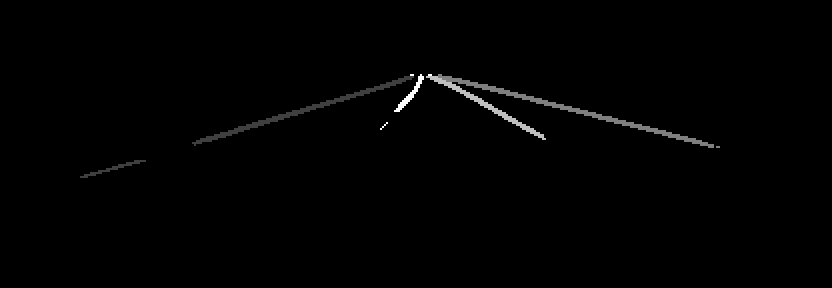
#> input picture selected_frames/every_60th_mask/frame_000000_seg.png, 1664 x 576 px (shown at 1/2 size); its folder holds only this picture in this run
$ python masks_to_line_equation.py
#> lines starting #> are read from the running program, lines starting #| are printed output that depends on the picture
import cv2
import numpy as np
import glob
import os
import json
from tqdm import tqdm

'''
This script processes predicted masks from a deep learning model (LaneAF) to identify and map lane lines.
Each non-zero pixel in the predicted mask corresponds to a detected line, and each line is
clustered with a unique color value (e.g., (1,1,1), (2,2,2), etc.).
The script fits a linear equation to the pixels of each line using linear regression.
It then determines the start and end points of each line. These start and end points are
transformed to a top-view (bird's eye view) perspective to obtain their real-world coordinates
relative to the camera coordinates. Finally, the positions of the lines for each frame are saved to a JSON file.
'''


image_points = np.array([[550, 0], [173, 58], [8, 81],
                         [979, 0], [286, 110], [1026, 110],
                         [682, 0], [785, 0], [882, 0],
                         [664, 110], [1395, 110]], dtype=np.float32)

object_points = np.array([[40, 0],[40,110],[40,113],
                          [160, 0], [70, 125], [130, 125],
                          [70,0],[100,0],[130,0],
                          [100,125],[160,125]], dtype=np.float32)

input_folder = "selected_frames/every_60th_mask/"  # masks folder
output_folder_fitted = "selected_frames/every_60th_fitted_lines/" # visualized fitted lines
output_folder_birdseye = "every_60th_bird's_eye_view/"  # visualized top views
output_json_path = "output_jsons/lines_data.json"  # position of each line (by line's startpoint and endpoint)

# Compute the homography matrix
h, status = cv2.findHomography(image_points, object_points)

frame_data = []

image_paths = glob.glob(input_folder + "*.png")

for img_path in tqdm(image_paths, desc="Processing images"):
    image = cv2.imread(img_path)
#> image is the input picture: shape (576, 1664, 3); min 0, max 4, mean 0.0301
    image = image[185:, :]
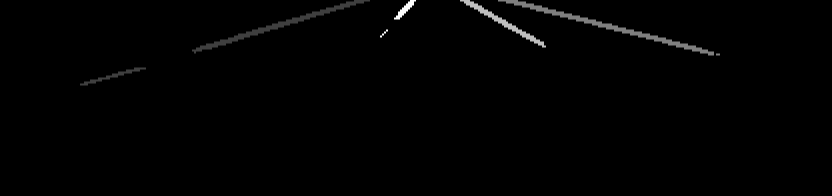
#> image: shape (391, 1664, 3) (shown at 1/2 size); min 0, max 4, mean 0.0324; drawn with min black and max white
    black_image = np.zeros_like(image)

    base_name = os.path.splitext(os.path.basename(img_path))[0]
    frame_number = int(base_name.split('_')[1])  # assuming the frame number is the second part

    lines_pixel_on_top_view = {}

    # Get unique colors in the image, excluding black (no line predicted)
    unique_colors = np.unique(image.reshape(-1, image.shape[2]), axis=0)
#> unique_colors = [[0, 0, 0], [1, 1, 1], [2, 2, 2], [3, 3, 3], [4, 4, 4]]
    unique_colors = unique_colors[~np.all(unique_colors == [0, 0, 0], axis=1)]
#> unique_colors = [[1, 1, 1], [2, 2, 2], [3, 3, 3], [4, 4, 4]]

    for i, color in enumerate(unique_colors):
        line_pixels = np.column_stack(np.where(np.all(image == color, axis=-1)))

        if line_pixels.size == 0: # black pixels (no line predicted)
            continue

        # Fit a line to the pixels using linear regression
        A = np.vstack([line_pixels[:, 1], np.ones(len(line_pixels))]).T
        m, c = np.linalg.lstsq(A, line_pixels[:, 0], rcond=None)[0]
        max_x = max(line_pixels[:, 1])
        min_x = min(line_pixels[:, 1])

        if int(m * max_x + c) < 0:
            max_x = int((0 - c) / m)

        if int(m * min_x + c) < 0:
            min_x = int((0 - c) / m)

        # Draw the fitted line on a black image
        for x in range(min_x, max_x):
            y = int(m * x + c)
            if 0 <= y < black_image.shape[0]:
                if (color == [1, 1, 1]).all():
                    black_image[y, x] = [0, 0, 255]
                elif (color == [2, 2, 2]).all():
                    black_image[y, x] = [0, 255, 0]
                elif (color == [3, 3, 3]).all():
                    black_image[y, x] = [255, 0, 0]
                elif (color == [4, 4, 4]).all():
                    black_image[y, x] = [255, 255, 0]
                elif (color == [5, 5, 5]).all():
                    black_image[y, x] = [255, 0, 255]
                elif (color >= [6, 6, 6]).all():
                    black_image[y, x] = [255, 165, 0]


            # Determine the start and end points of the line
            start_point = np.array([max_x, int(m * max_x + c)]) if int(m * max_x + c) > int(m * min_x + c) else np.array([min_x, int(m * min_x + c)])
            end_point = np.array([min_x, int(m * min_x + c)]) if int(m * max_x + c) > int(m * min_x + c) else np.array([max_x, int(m * max_x + c)])

            # Transform start and end points to top-view coordinates
            start_point_birdseye = cv2.perspectiveTransform(np.array([[start_point]], dtype=np.float32), h)
            end_point_birdseye = cv2.perspectiveTransform(np.array([[end_point]], dtype=np.float32), h)
            lines_pixel_on_top_view[i] = {
                "start": start_point_birdseye[0][0].tolist(),
                "end": end_point_birdseye[0][0].tolist()
            }
#> this loop made 4 passes
#> (color, m, c) on passes 1 to 4: ([1, 1, 1], -0.303, 219.3), ([2, 2, 2], 0.257, -260.5), ([3, 3, 3], 0.565, -524.2), ([4, 4, 4], -1.06, 877.3)
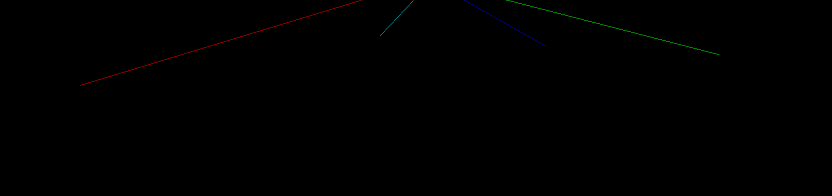
#> black_image: shape (391, 1664, 3) (shown at 1/2 size); mean B, G, R 0.1, 0.2, 0.2
#> after the loop, lines_pixel_on_top_view = 4 items

    frame_data.append({
        "framenumber": frame_number,
        "lines_pixel_on_top_view": lines_pixel_on_top_view
    })

    # Save the visualized fitted lines image
    output_path_fitted = os.path.join(output_folder_fitted, os.path.basename(img_path))
    cv2.imwrite(output_path_fitted, black_image)

    birdseye_view = np.zeros((170, 200, 3), dtype=np.uint8)

    for line_number, line_data in lines_pixel_on_top_view.items():
        start_point_birdseye = tuple(map(int, line_data["start"]))
        end_point_birdseye = tuple(map(int, line_data["end"]))
        color = (0, 255, 255)
        cv2.line(birdseye_view, start_point_birdseye, end_point_birdseye, color, thickness=1)
#> this loop made 4 passes
#> (line_data, start_point_birdseye, end_point_birdseye) on passes 1 to 4: ({'start': [78.2, 138.9], 'end': [84.61, 0.816]}, (78, 138), (84, 0)), ({'start': [161.5, 125.4], 'end': [168.3, -2.23]}, (161, 125), (168, -2)), ({'start': [137, 119.6], 'end': [143.3, -1.32]}, (137, 119), (143, -1)), ({'start': [107.2, 110], 'end': [114.3, -0.265]}, (107, 109), (114, 0))
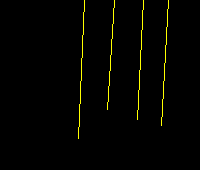
#> birdseye_view: shape (170, 200, 3); mean of channels 0, 1, 2 0, 3.7, 3.7; drawn as B, G, R

    # Save the visualized top-view image
    output_path_birdseye = os.path.join(output_folder_birdseye, os.path.basename(img_path))
    cv2.imwrite(output_path_birdseye, birdseye_view)

with open(output_json_path, 'w') as json_file:
    json.dump(frame_data, json_file, indent=4)

print("Done!")

$ run again, on selected_frames/every_60th_mask/frame_003300_seg.png
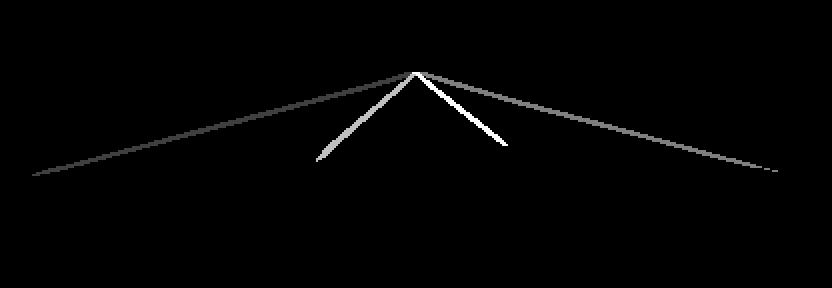
#> input picture selected_frames/every_60th_mask/frame_003300_seg.png, 1664 x 576 px (shown at 1/2 size)
#> image is the input picture: shape (576, 1664, 3); min 0, max 4, mean 0.0411
#> image: shape (391, 1664, 3)
#> `unique_colors = np.unique(image.reshape(-1, image.shape[2]), axis=0)`: unique_colors = [[0, 0, 0], [1, 1, 1], [2, 2, 2], [3, 3, 3], [4, 4, 4]]
#> `unique_colors = unique_colors[~np.all(unique_colors == [0, 0, 0], axis..`: unique_colors = [[1, 1, 1], [2, 2, 2], [3, 3, 3], [4, 4, 4]]
#> the loop `for i, color in enumerate(unique_colors):` made 4 passes
#> (color, m, c) on passes 1 to 4: ([1, 1, 1], -0.266, 183.3), ([2, 2, 2], 0.271, -261.9), ([3, 3, 3], -0.868, 683.2), ([4, 4, 4], 0.778, -682.7)
#> after the loop `for i, color in enumerate(unique_colors):`:
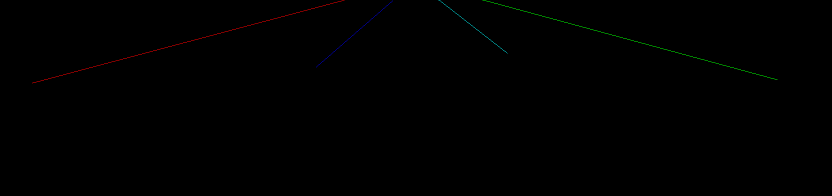
#> black_image: shape (391, 1664, 3) (shown at 1/2 size); mean B, G, R 0.1, 0.3, 0.2
#> after the loop `for i, color in enumerate(unique_colors):`: lines_pixel_on_top_view = 4 items
#> the loop `for line_number, line_data in lines_pixel_on_top_view.items():` made 4 passes
#> (line_data, start_point_birdseye, end_point_birdseye) on passes 1 to 4: ({'start': [72.3, 138.3], 'end': [74.99, 1.17]}, (72, 138), (74, 1)), ({'start': [156.2, 137], 'end': [154.5, -1.73]}, (156, 137), (154, -1)), ({'start': [101.3, 132.2], 'end': [102.6, 0.163]}, (101, 132), (102, 0)), ({'start': [128.7, 124.9], 'end': [128.8, -0.791]}, (128, 124), (128, 0))
#> after the loop `for line_number, line_data in lines_pixel_on_top_view.items():`:
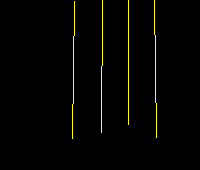
#> birdseye_view: shape (170, 200, 3); mean of channels 0, 1, 2 0, 4, 4; drawn as B, G, R
